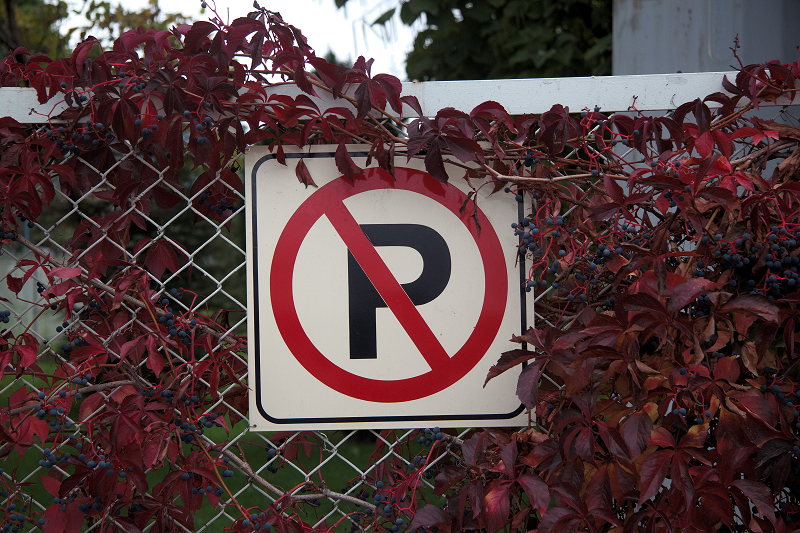
#> input picture Test.png, 800 x 533 px, found by its file name
$ python CvDftPy.py
#> lines starting #> are read from the running program, lines starting #| are printed output that depends on the picture
# To be able to omit cv2 in code, use the following import statement (not recommended)
#from cv2 import *

# Otherwise use the following
import cv2
import numpy

image = cv2.imread("Test.png", cv2.IMREAD_GRAYSCALE)
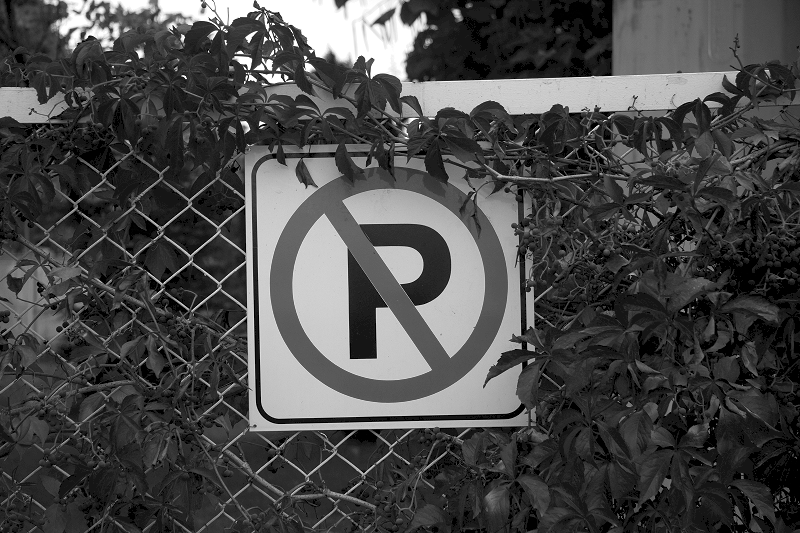
#> image: shape (533, 800); min 0, max 255, mean 72.3
if image is not None:
    # calculate optimal size for DFT calculation
    optRows = cv2.getOptimalDFTSize( image.shape[0] )
#> optRows = 540
    optCols = cv2.getOptimalDFTSize( image.shape[1] )
#> optCols = 800

    # resize and add zero (black) pixels
    resizedImg = cv2.copyMakeBorder(image,
                        0,
                        optRows - image.shape[0],
                        0,
                        optCols - image.shape[1],
                        cv2.BORDER_CONSTANT,
                        0,
                        0)
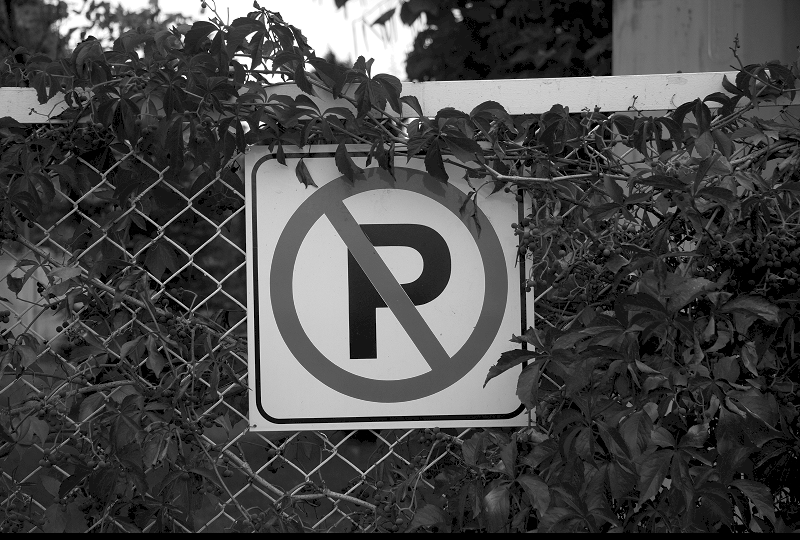
#> resizedImg: shape (540, 800); min 0, max 255, mean 71.4

    # create two channels, one containing the resize image
    # the other containing zeros in a matrix with same size
    channels = [ numpy.mat(resizedImg, numpy.float) , numpy.zeros(resizedImg.shape, numpy.float) ]

    # Construct a single image using 2 channels
    complexImg = cv2.merge( channels )

    # perform DFT and save the result in the same place
    cv2.dft(complexImg, complexImg)

    # Split the result to its channels again,
    # since in the complex matrix result,
    # first channel contains real parts and,
    # second channel contains imaginary parts.
    cv2.split(complexImg, channels)

    mag = cv2.magnitude(channels[0], channels[1])

    # switch the magnitudes to logarithmic scale
    mag += 1
    cv2.log(mag, mag)

    # rearrange the quadrants
    cx = int(mag.shape[1] / 2)
#> cx = 400
    cy = int(mag.shape[0] / 2)
#> cy = 270

    mag_rows, mag_cols = mag.shape
#> mag_rows = 540; mag_cols = 800
    # crop the spectrum, if it has an odd number of rows or columns
    mag = mag[0:(mag_rows & -2), 0:(mag_cols & -2)]
    cx = int(mag_rows/2)
#> cx = 270
    cy = int(mag_cols/2)
#> cy = 400

    Q1 = mag[0:cx, 0:cy]
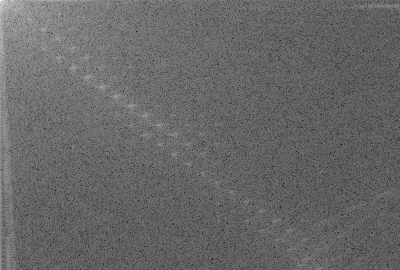
#> Q1: shape (270, 400) float64; min 3.25, max 17.24, mean 8.94; drawn with min black and max white
    Q2 = mag[cx:cx+cx, 0:cy]
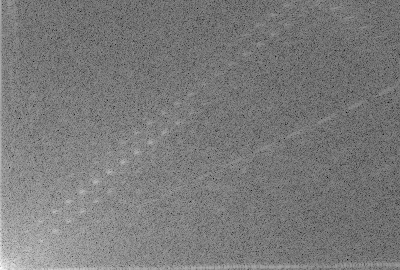
#> Q2: shape (270, 400) float64; min 3.24, max 15.14, mean 8.95; drawn with min black and max white
    Q3 = mag[0:cx, cy:cy+cy]
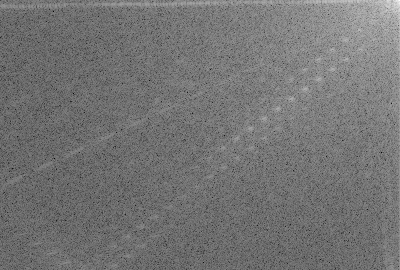
#> Q3: shape (270, 400) float64; min 3.24, max 15.75, mean 8.95; drawn with min black and max white
    Q4 = mag[cx:cx+cx, cy:cy+cy]
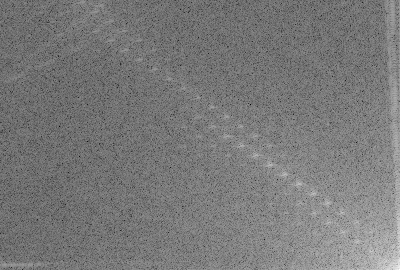
#> Q4: shape (270, 400) float64; min 3.25, max 15.14, mean 8.92; drawn with min black and max white

    tmp = numpy.copy(Q1)
    mag[0:cx, 0:cy] = Q4
    mag[cx:cx + cx, cy:cy + cy] = tmp

    tmp = numpy.copy(Q2)
    mag[cx:cx + cx, 0:cy] = Q3
    mag[0:cx, cy:cy + cy] = tmp
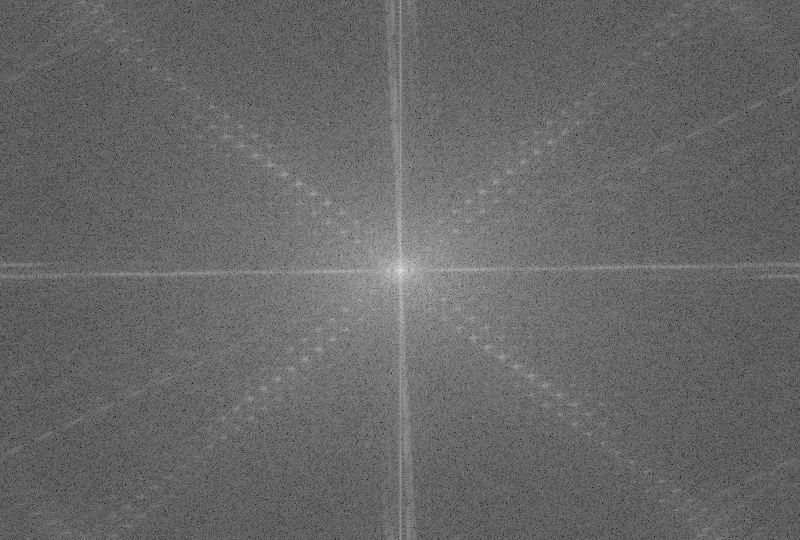
#> mag: shape (540, 800) float64; min 3.24, max 17.24, mean 8.94; drawn with min black and max white


    # normalize to the displayable range of values
    cv2.normalize(mag, mag, 0.0, 1.0, cv2.NORM_MINMAX)

    if mag is not None:
        cv2.imshow("image", image)
        cv2.imshow("output", mag)
        cv2.waitKey()

else:
    print("Empty image!")

$ run again, with Sign.png copied over Test.png
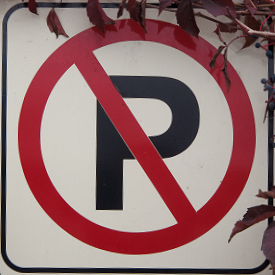
#> input picture Sign.png, 275 x 275 px, found by its file name
#> `Q4 = mag[cx:cx+cx, cy:cy+cy]`:
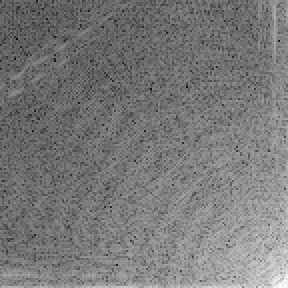
#> Q4: shape (144, 144) float64 (shown 2 times larger); min 2.27, max 13.08, mean 7.43; drawn with min black and max white
#> `mag[0:cx, cy:cy + cy] = tmp`:
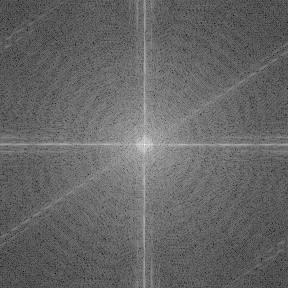
#> mag: shape (288, 288) float64; min 1.7, max 16.1, mean 7.49; drawn with min black and max white
